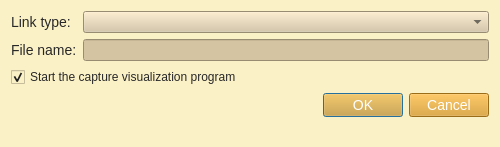
<?xml version="1.0" encoding="UTF-8"?>
<ui version="4.0">
 <class>CaptureDialog</class>
 <widget class="QDialog" name="CaptureDialog">
  <property name="windowModality">
   <enum>Qt::WindowModal</enum>
  </property>
  <property name="geometry">
   <rect>
    <x>0</x>
    <y>0</y>
    <width>500</width>
    <height>147</height>
   </rect>
  </property>
  <property name="maximumSize">
   <size>
    <width>500</width>
    <height>147</height>
   </size>
  </property>
  <property name="windowTitle">
   <string>Packet capture</string>
  </property>
  <property name="styleSheet">
   <string notr="true">QWidget{
	background-color: #fbf1c7;
}
QMenuBar::item{
	background-color: #fbf1c7;
}
QDockWidget::title{
	background: #d5c4a1;
	padding-left: 5px;
}
QDockWidget, QMenuBar{
    color: #282828;
    font: bold 14px;
}
QTextEdit, QPlainTextEdit, QLineEdit, QSpinBox, QComboBox {
  background-color: #d5c4a1;
  color: #282828;
}
QTextEdit#uiConsoleTextEdit {
  background-color: #fbf1c7;
  color: #282828;
  font: 13px;
}
QTabWidget {
	font: 14px;
	border-top: 2px;
}
QTabBar::tab {
    background: #d5c4a1;
    color: #282828;
    min-width: 8ex;
    padding: 2px;
	border-top-right-radius: 6px;
	border-top-left-radius: 6px;
}
QTabBar::tab:selected {
    background: #458588;
	color: #FFFFFF;
}
QGroupBox {
    color: #076678;
    font: 14px;
    padding: 15px;
    border-style: none;
}
QMainWindow::separator {
	background: #d5c4a1;
	width: 1px;
	height: 1px;
}
QComboBox {
	selection-background-color: #458588;
	selection-color: #FFFFFF;
}

QToolBar{
	background: #d5c4a1;
	border: 0px;
}
QPushButton {
	background-color: #d79921;
    color: #FFFFFF;
	font: 14px;
}
QToolButton {
	background-color: #d79921;
    color: #FFFFFF;
	font: 14px;
}
QTreeWidget, QListWidget {
	background-color: #fbf1c7;
	color: #282828;
    alternate-background-color: #d5c4a1; 
	font: 14px;
}
QTreeWidget#uiTreeWidget {
	background-color: #d5c4a1;
	color: #282828;
	font: bold 16px;
}
QTreeWidget::item:selected, QTreeWidget::item:hover, QMenu::item:selected,QToolButton::hover,QPushButton::hover,QTabBar::tab:hover {
	background-color: #458588;
	color: #FFFFFF;
}
QMenu {
	background-color: #fbf1c7;
    color: #282828;
}
QLabel {
	color: #282828;
	font: 14px;
}
QLabel#uiTitleLabel {
	color: #282828;
	font: bold 16px;
}

QAbstractScrollArea::corner {
    background: #fbf1c7;
}
QScrollBar::handle:horizontal {
    background: #d5c4a1;
    min-width: 20px;
}
QScrollBar::handle:vertical {
    background: #d5c4a1;
    min-width: 20px;
}
QScrollBar:vertical {
    width: 6px;
}
QScrollBar:horizontal {
    height: 6px;
}
QScrollBar::up-arrow:vertical, QScrollBar::down-arrow:vertical, QScrollBar::down-arrow:horizontal, QScrollBar::up-arrow:horizontal { 
	border: 0px;
    height: 0px; 
    width: 0px; 
}
         
QScrollBar::add-page:horizontal, QScrollBar::sub-page:horizontal, QScrollBar::add-page:vertical, QScrollBar::sub-page:vertical {
  background: none
}
QStatusBar {
	background-color: #d5c4a1;
	color: #282828;
}

QRadioButton, QCheckBox {
  color: #282828;
}
QRadioButton::disabled, QCheckBox::disabled {
  color: gray;
}


</string>
  </property>
  <property name="modal">
   <bool>false</bool>
  </property>
  <layout class="QGridLayout" name="gridLayout">
   <item row="0" column="0">
    <widget class="QLabel" name="uiLinkTypeLabel">
     <property name="sizePolicy">
      <sizepolicy hsizetype="Minimum" vsizetype="Preferred">
       <horstretch>0</horstretch>
       <verstretch>0</verstretch>
      </sizepolicy>
     </property>
     <property name="text">
      <string>Link type:</string>
     </property>
     <property name="scaledContents">
      <bool>false</bool>
     </property>
    </widget>
   </item>
   <item row="0" column="1">
    <widget class="QComboBox" name="uiDataLinkTypeComboBox">
     <property name="sizePolicy">
      <sizepolicy hsizetype="Expanding" vsizetype="Fixed">
       <horstretch>0</horstretch>
       <verstretch>0</verstretch>
      </sizepolicy>
     </property>
    </widget>
   </item>
   <item row="1" column="0">
    <widget class="QLabel" name="uiFileNameLabel">
     <property name="text">
      <string>File name:</string>
     </property>
    </widget>
   </item>
   <item row="1" column="1">
    <widget class="QLineEdit" name="uiCaptureFileNameLineEdit"/>
   </item>
   <item row="2" column="0" colspan="2">
    <widget class="QCheckBox" name="uiStartCommandCheckBox">
     <property name="text">
      <string>Start the capture visualization program</string>
     </property>
     <property name="checked">
      <bool>true</bool>
     </property>
    </widget>
   </item>
   <item row="3" column="0" colspan="2">
    <layout class="QHBoxLayout" name="horizontalLayout">
     <property name="spacing">
      <number>20</number>
     </property>
     <item>
      <spacer name="horizontalSpacer">
       <property name="orientation">
        <enum>Qt::Horizontal</enum>
       </property>
       <property name="sizeHint" stdset="0">
        <size>
         <width>40</width>
         <height>20</height>
        </size>
       </property>
      </spacer>
     </item>
     <item>
      <widget class="QDialogButtonBox" name="uiButtonBox">
       <property name="sizePolicy">
        <sizepolicy hsizetype="Fixed" vsizetype="Fixed">
         <horstretch>0</horstretch>
         <verstretch>0</verstretch>
        </sizepolicy>
       </property>
       <property name="orientation">
        <enum>Qt::Horizontal</enum>
       </property>
       <property name="standardButtons">
        <set>QDialogButtonBox::Cancel|QDialogButtonBox::Ok</set>
       </property>
      </widget>
     </item>
    </layout>
   </item>
   <item row="4" column="1">
    <spacer name="verticalSpacer">
     <property name="orientation">
      <enum>Qt::Vertical</enum>
     </property>
     <property name="sizeHint" stdset="0">
      <size>
       <width>20</width>
       <height>244</height>
      </size>
     </property>
    </spacer>
   </item>
  </layout>
 </widget>
 <resources>
  <include location="../../resources/resources.qrc"/>
 </resources>
 <connections/>
</ui>
